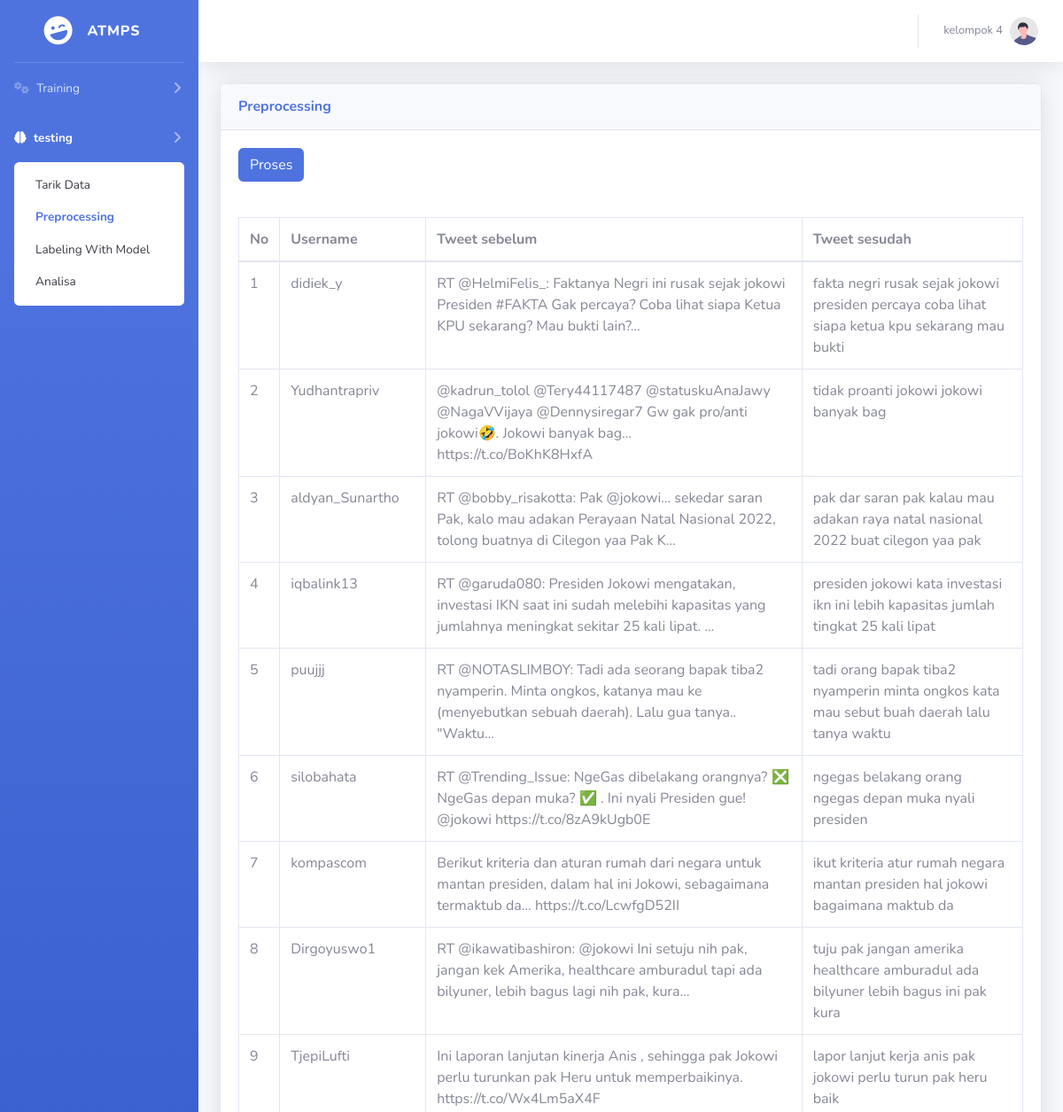
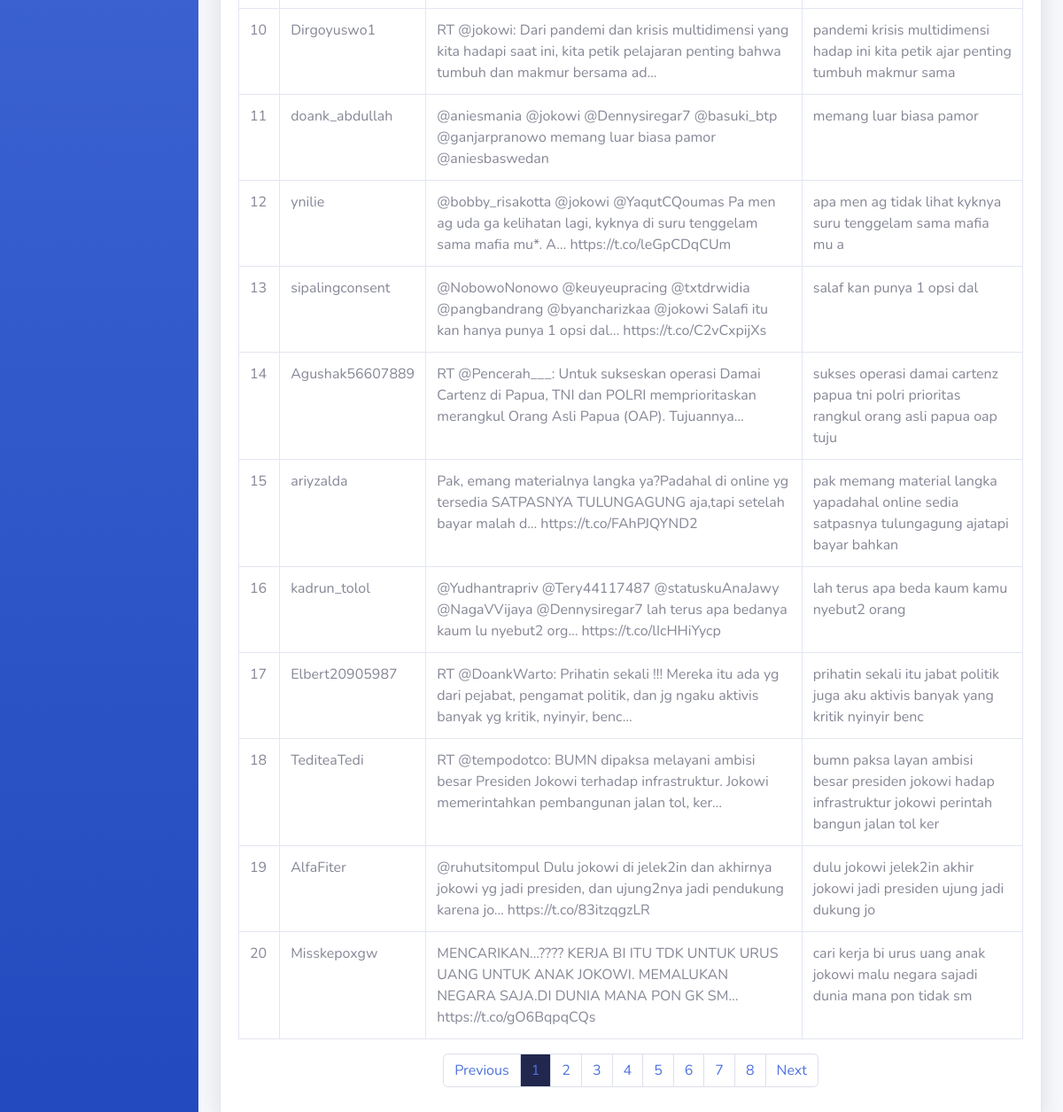
The page /preprocessing2.php on the database its author committed (2 pictures, top to bottom).
### tables this page shows
CREATE TABLE `tweet3` (
  `id` int(11) NOT NULL,
  `user_screen_name` text NOT NULL,
  `text` text NOT NULL,
  `text_bersih` text NOT NULL,
  `sentiment` int(1) NOT NULL DEFAULT 2
);

### preprocessing2.php (the view, shortened to what this page needs)
<?php
   include "koneksi.php";
?>
<!DOCTYPE html>
<html lang="en">
<head>
    <link href="vendor/fontawesome-free/css/all.min.css" rel="stylesheet" type="text/css">
    <link href="css/sb-admin-2.min.css" rel="stylesheet">
    <link rel="stylesheet" href="https://cdnjs.cloudflare.com/ajax/libs/font-awesome/6.1.1/css/all.min.css" />
</head>
<body id="page-top">
    <div id="wrapper">
        <ul class="navbar-nav bg-gradient-primary sidebar sidebar-dark accordion" id="accordionSidebar">
            <a class="sidebar-brand d-flex align-items-center justify-content-center" href="index.php">
                <div class="sidebar-brand-icon rotate-n-15">
                    <i class="fas fa-laugh-wink"></i>
                </div>
                <div class="sidebar-brand-text mx-3">ATMPS <sup></sup></div>
            </a>
            <hr class="sidebar-divider my-0">
            <li class="nav-item">
                <a class="nav-link collapsed" href="#" data-toggle="collapse" data-target="#collapseTwo"
                    aria-expanded="true" aria-controls="collapseTwo">
                    <i class="fa-solid fa-gears"></i>
                    <span>Training</span>
                </a>
            </li>
            <li class="nav-item active">
                <a class="nav-link collapsed" href="#" data-toggle="collapse" data-target="#collapseUtilities"
                    aria-expanded="true" aria-controls="collapseUtilities">
                    <i class="fa-solid fa-brain"></i>
                    <span>testing</span>
                </a>
                <div id="collapseUtilities" class="collapse show" aria-labelledby="headingUtilities"
                    data-parent="#accordionSidebar">
                    <div class="bg-white py-2 collapse-inner rounded">
                        <a class="collapse-item" href="tarik_data_2.php">Tarik Data</a>
                        <a class="collapse-item active" href="preprocessing2.php">Preprocessing</a>
                        <a class="collapse-item" href="labeling2.php">Labeling With Model</a>
                        <a class="collapse-item" href="analisa2.php">Analisa</a>
                    </div>
                </div>
            </li>
        </ul>
        <div id="content-wrapper" class="d-flex flex-column">
            <div id="content">
                <nav class="navbar navbar-expand navbar-light bg-white topbar mb-4 static-top shadow">
                    <ul class="navbar-nav ml-auto">
                        <li class="nav-item dropdown no-arrow">
                            <a class="nav-link dropdown-toggle" href="#" id="userDropdown" role="button"
                                data-toggle="dropdown" aria-haspopup="true" aria-expanded="false">
                                <span class="mr-2 d-none d-lg-inline text-gray-600 small">kelompok 4</span>
                                <img class="img-profile rounded-circle"
                                    src="img/undraw_profile.svg">
                            </a>
                        </li>
                    </ul>
                </nav>
                <div class="container-fluid">
                    <div class="row">
                        <div class="col-xl-12">
                            <div class="card shadow mb-4">
                            <div class="card-header py-3 d-flex flex-row align-items-center justify-content-between">
                                <h6 class="m-0 font-weight-bold text-primary">Preprocessing</h6>
                            </div>
                                <div class="card-body">
                                <form method="POST">
                                    <input class="btn btn-primary mb-4" type="submit" name="proses" value="Proses">
                                </form>
                                <div class="table-responsive mt-3">
                                        <table id="datatableSimple" class="table table-bordered" >
                                        <thead>
                                            <tr>
                                                <th>No</th>
                                                <th>Username</th>
                                                <th>Tweet sebelum</th>
                                                <th>Tweet sesudah</th>
                                            </tr>
                                        </thead>
                                        <tbody>
                                            <?php
                                                $batas = 20;
                                                $halaman = isset($_GET['halaman'])?(int)$_GET['halaman'] : 1;
                                                $halaman_awal = ($halaman>1) ? ($halaman * $batas) - $batas : 0;
                                                $previous = $halaman - 1;
                                                $next = $halaman + 1;
                                                $data = mysqli_query($conn,"select * from tweet3");
                                                $jumlah_data = mysqli_num_rows($data);
                                                $total_halaman = ceil($jumlah_data / $batas);
                                                $data_setelah = mysqli_query($conn,"select * from tweet3");
                                                $baris = mysqli_num_rows($data_setelah);
                                                $data = mysqli_query($conn,"select * from tweet3 limit $halaman_awal, $batas");
                                                $nomor = $halaman_awal+1;
                                                while($d = mysqli_fetch_array($data)){
                                                    ?>
                                                    <tr>
                                                        <td><?php echo $nomor++; ?></td>
                                                        <td><?php echo $d['user_screen_name'] ?></td>
                                                        <td><?php echo $d['text'] ?></td>
                                                        <td>
                                                            <?php
                                                                if ($baris == 0) {
                                                                    echo "N/A";
                                                                } else{
                                                                    echo $d['text_bersih'];
                                                                }
                                                            ?>
                                                        </td>
                                                    </tr>
                                                    <?php
                                                }
                                            ?>
                                        </tbody>
                                        </table>
                                    </div>
                                    <nav>
                                    <ul class="pagination justify-content-center">
                                        <li class="page-item">
                                            <a class="page-link" style="background-color: ;" <?php if($halaman > 1){ echo "href='?halaman=$previous'"; } ?>>Previous</a>
                                        </li>
                                        <?php
                                        for($x=1;$x<=$total_halaman;$x++){
                                            ?>
                                            <li class="page-item"><a class="page-link" <?php if($x == $halaman){ echo 'style="background-color:#21274D"';}?>  href="?halaman=<?php echo $x ?>"><?php echo $x; ?></a></li>
                                            <?php
                                        }
                                        ?>
                                        <li class="page-item">
                                            <a  class="page-link" <?php if($halaman < $total_halaman) { echo "href='?halaman=$next'"; } ?>>Next</a>
                                        </li>
                                    </ul>
                                </nav>
                                </div>
                            </div>
                        </div>
                    </div>
                </div>
            </div>
        </div>
    </div>
</body>
</html>

### rows shown on the page
tweet3: user_screen_name "didiek_y", text "RT @HelmiFelis_: Faktanya Negri ini rusak sejak jokowi Presiden #FAKTA Gak percaya? Coba lihat siapa Ketua KPU sekarang? Mau bukti lain?…", text_bersih "fakta negri rusak sejak jokowi presiden percaya coba lihat siapa ketua kpu sekarang mau bukti"
tweet3: user_screen_name "Yudhantrapriv", text "@kadrun_tolol @Tery44117487 @statuskuAnaJawy @NagaVVijaya @Dennysiregar7 Gw gak pro/anti jokowi🤣. Jokowi banyak bag… https://t.co/BoKhK8HxfA", text_bersih "tidak proanti jokowi jokowi banyak bag"
tweet3: user_screen_name "aldyan_Sunartho", text "RT @bobby_risakotta: Pak @jokowi... sekedar saran Pak, kalo mau adakan Perayaan Natal Nasional 2022, tolong buatnya di Cilegon yaa Pak K…", text_bersih "pak dar saran pak kalau mau adakan raya natal nasional 2022 buat cilegon yaa pak"
tweet3: user_screen_name "iqbalink13", text "RT @garuda080: Presiden Jokowi mengatakan, investasi IKN saat ini sudah melebihi kapasitas yang jumlahnya meningkat sekitar 25 kali lipat. …", text_bersih "presiden jokowi kata investasi ikn ini lebih kapasitas jumlah tingkat 25 kali lipat"
tweet3: user_screen_name "puujjj", text "RT @NOTASLIMBOY: Tadi ada seorang bapak tiba2 nyamperin. Minta ongkos, katanya mau ke (menyebutkan sebuah daerah). Lalu gua tanya.. \"Waktu…", text_bersih "tadi orang bapak tiba2 nyamperin minta ongkos kata mau sebut buah daerah lalu tanya waktu"
tweet3: user_screen_name "silobahata", text "RT @Trending_Issue: NgeGas dibelakang orangnya? ❎ NgeGas depan muka? ✅ . Ini nyali Presiden gue! @jokowi https://t.co/8zA9kUgb0E", text_bersih "ngegas belakang orang ngegas depan muka nyali presiden"
tweet3: user_screen_name "kompascom", text "Berikut kriteria dan aturan rumah dari negara untuk mantan presiden, dalam hal ini Jokowi, sebagaimana termaktub da… https://t.co/LcwfgD52II", text_bersih "ikut kriteria atur rumah negara mantan presiden hal jokowi bagaimana maktub da"
tweet3: user_screen_name "Dirgoyuswo1", text "RT @ikawatibashiron: @jokowi Ini setuju nih pak, jangan kek Amerika, healthcare amburadul tapi ada bilyuner, lebih bagus lagi nih pak, kura…", text_bersih "tuju pak jangan amerika healthcare amburadul ada bilyuner lebih bagus ini pak kura"
tweet3: user_screen_name "TjepiLufti", text "Ini laporan lanjutan kinerja Anis , sehingga pak Jokowi perlu turunkan pak Heru untuk memperbaikinya. https://t.co/Wx4Lm5aX4F", text_bersih "lapor lanjut kerja anis pak jokowi perlu turun pak heru baik"
tweet3: user_screen_name "Dirgoyuswo1", text "RT @jokowi: Dari pandemi dan krisis multidimensi yang kita hadapi saat ini, kita petik pelajaran penting bahwa tumbuh dan makmur bersama ad…", text_bersih "pandemi krisis multidimensi hadap ini kita petik ajar penting tumbuh makmur sama"
tweet3: user_screen_name "doank_abdullah", text "@aniesmania @jokowi @Dennysiregar7 @basuki_btp @ganjarpranowo memang luar biasa pamor @aniesbaswedan", text_bersih "memang luar biasa pamor"
tweet3: user_screen_name "ynilie", text "@bobby_risakotta @jokowi @YaqutCQoumas Pa men ag uda ga kelihatan lagi, kyknya di suru tenggelam sama mafia mu*. A… https://t.co/leGpCDqCUm", text_bersih "apa men ag tidak lihat kyknya suru tenggelam sama mafia mu a"
tweet3: user_screen_name "sipalingconsent", text "@NobowoNonowo @keuyeupracing @txtdrwidia @pangbandrang @byancharizkaa @jokowi Salafi itu kan hanya punya 1 opsi dal… https://t.co/C2vCxpijXs", text_bersih "salaf kan punya 1 opsi dal"
tweet3: user_screen_name "Agushak56607889", text "RT @Pencerah___: Untuk sukseskan operasi Damai Cartenz di Papua, TNI dan POLRI memprioritaskan merangkul Orang Asli Papua (OAP). Tujuannya…", text_bersih "sukses operasi damai cartenz papua tni polri prioritas rangkul orang asli papua oap tuju"
tweet3: user_screen_name "ariyzalda", text "Pak, emang materialnya langka ya?Padahal di online yg tersedia SATPASNYA TULUNGAGUNG aja,tapi setelah bayar malah d… https://t.co/FAhPJQYND2", text_bersih "pak memang material langka yapadahal online sedia satpasnya tulungagung ajatapi bayar bahkan"
tweet3: user_screen_name "kadrun_tolol", text "@Yudhantrapriv @Tery44117487 @statuskuAnaJawy @NagaVVijaya @Dennysiregar7 lah terus apa bedanya kaum lu nyebut2 org… https://t.co/lIcHHiYycp", text_bersih "lah terus apa beda kaum kamu nyebut2 orang"
tweet3: user_screen_name "Elbert20905987", text "RT @DoankWarto: Prihatin sekali !!! Mereka itu ada yg dari pejabat, pengamat politik, dan jg ngaku aktivis banyak yg kritik, nyinyir, benc…", text_bersih "prihatin sekali itu jabat politik juga aku aktivis banyak yang kritik nyinyir benc"
tweet3: user_screen_name "TediteaTedi", text "RT @tempodotco: BUMN dipaksa melayani ambisi besar Presiden Jokowi terhadap infrastruktur. Jokowi memerintahkan pembangunan jalan tol, ker…", text_bersih "bumn paksa layan ambisi besar presiden jokowi hadap infrastruktur jokowi perintah bangun jalan tol ker"
tweet3: user_screen_name "AlfaFiter", text "@ruhutsitompul Dulu jokowi di jelek2in dan akhirnya jokowi yg jadi presiden, dan ujung2nya jadi pendukung karena jo… https://t.co/83itzqgzLR", text_bersih "dulu jokowi jelek2in akhir jokowi jadi presiden ujung jadi dukung jo"
tweet3: user_screen_name "Misskepoxgw", text "MENCARIKAN...???? KERJA BI ITU TDK UNTUK URUS UANG UNTUK ANAK JOKOWI. MEMALUKAN NEGARA SAJA.DI DUNIA MANA PON GK SM… https://t.co/gO6BqpqCQs", text_bersih "cari kerja bi urus uang anak jokowi malu negara sajadi dunia mana pon tidak sm"
